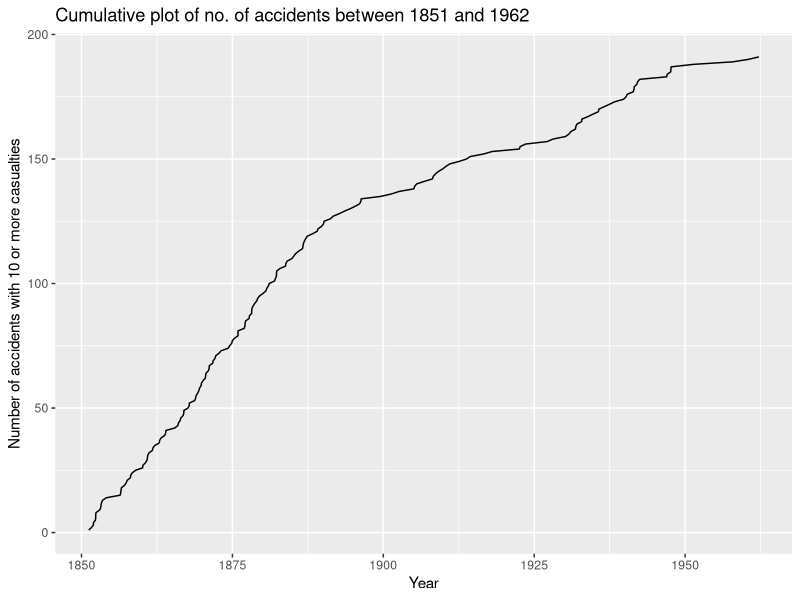
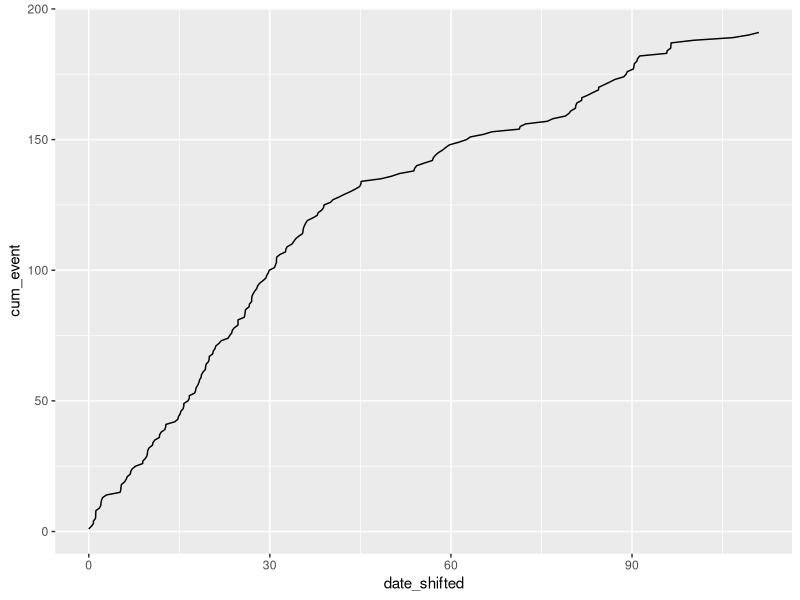
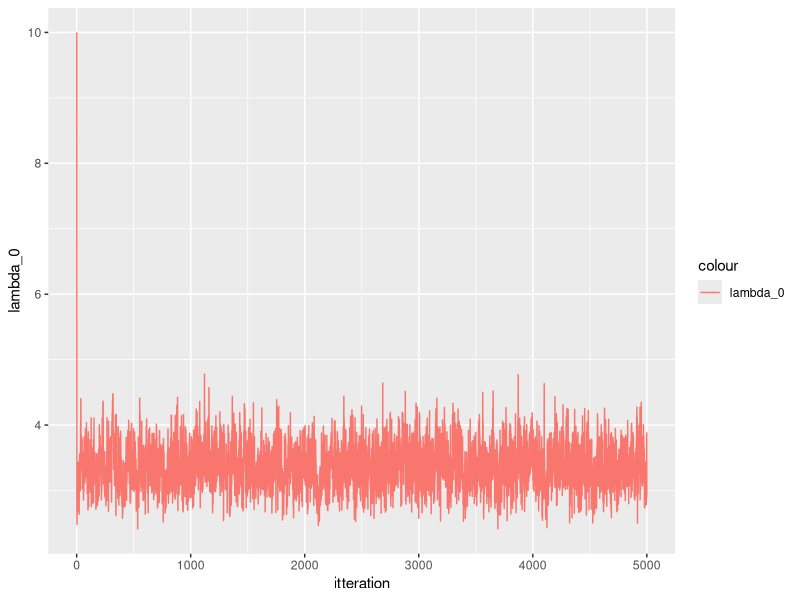
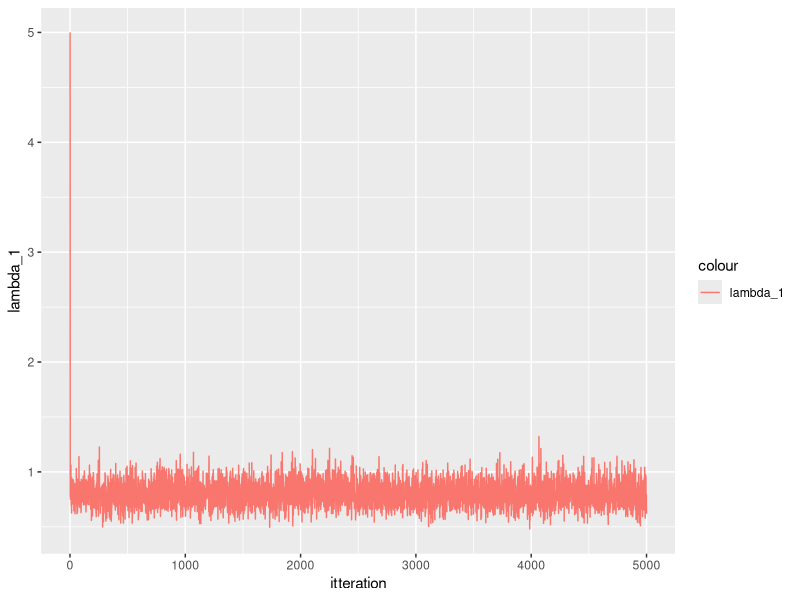
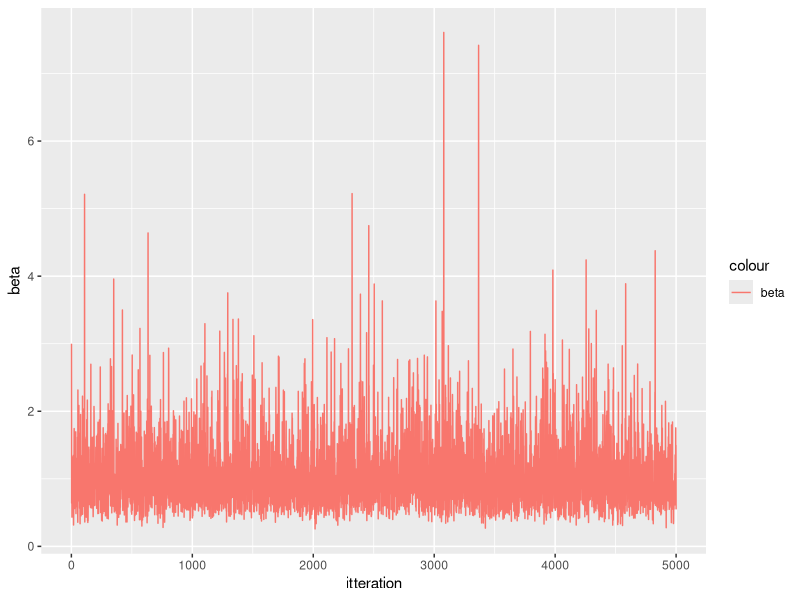
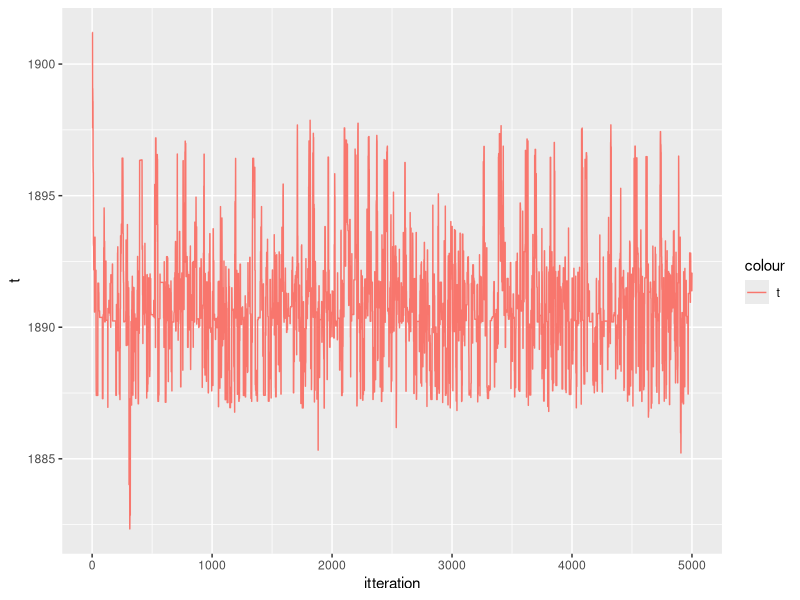
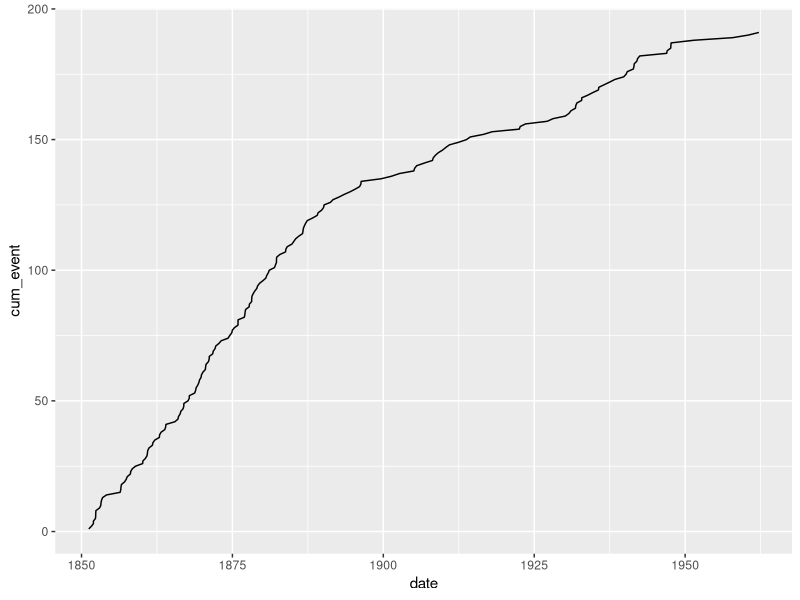
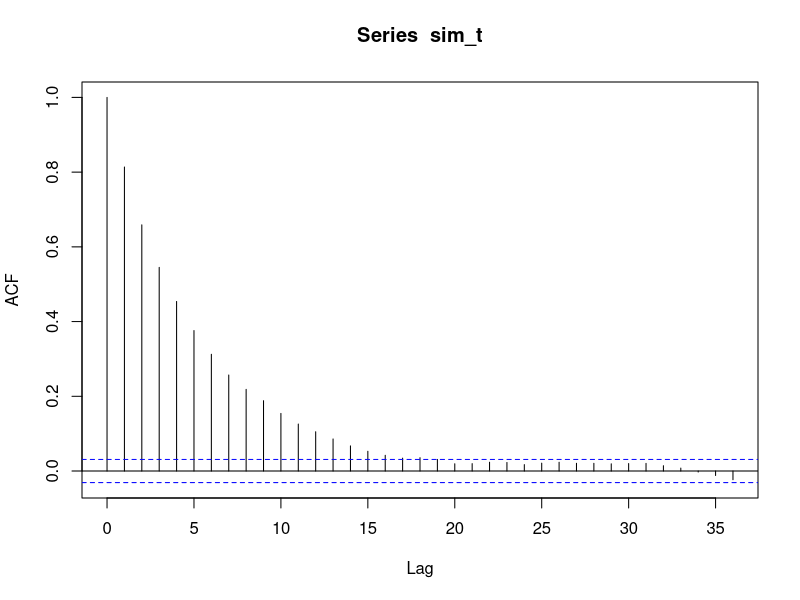

Recreate these plots in R, in order.
## SINGLE SITE MCMC 

MH_single_alg <- function(n,data, t_0,t_2, t, lambda_0,lambda_1, beta, sigma){

  # Find number of deaths in each interval given initial t
  y_0 = sum(data[date <t]$event)
  y_1 = sum(data[date>= t]$event)
  
  # Construct result matrix
  results <- matrix(nrow = n, ncol = 5)
  results[1, 1:5] <- c(t, lambda_0, lambda_1, beta, 1)
  for(i in 2:n){
    print(i)
    # Collect old values for t and beta and compute corresponding y_0 and y_1 values
    t_old <- results[i-1, 1]
    
    y_0_o = sum(data[date <t_old]$event)
    y_1_o = sum(data[date>= t_old]$event)
    
    beta <- results[i-1, 4]
    
    # Preform Gibbs step
    lambda_0 <- rgamma(1, y_0 + 2, scale = 1/(t_old - t_0 + 1/beta))
    lambda_1 <- rgamma(1, y_1 + 2, scale = 1/(t_2 - t_old + 1/beta))

    beta_tilde <- rgamma(1, 6, scale = 1/(lambda_0 + lambda_1 + 1)) #is this okay to d0?
    beta <- 1/beta_tilde
    
    results[i, 2:4] <- c( lambda_0, lambda_1, beta)
    
    # Preform MH step with the random walk of order one as the proposal density
    t_new <- rnorm(1, t_old, sigma)
    
    ### Compute corresponding values for y_0 and y_1
    y_0_n = sum(data[date <t_new]$event)
    y_1_n = sum(data[date>= t_new]$event)
    
    ### Compute the acceptance probability in log scale and compare with u unif(0,1)
    a_log <- (((y_0_n +1)*log(lambda_0) + (y_1_n +1)*log(lambda_1) - t_new *(lambda_0 - lambda_1 )) - 
                ((y_0_o +1)*log(lambda_0) + (y_1_o +1)*log(lambda_1) - t_old *(lambda_0 - lambda_1 )))
    u <- runif(1)
    results[i, 5] <-  exp(a_log)
    if (u< exp(a_log)){
      results[i, 1] <-  t_new
    } else{
      results[i,1] <- t_old
      }
  }
  return (results)
}

# Load libraries and data
library(boot)
library(data.table)
library(tidyr)
library(ggplot2)

# Create data table
data <- as.data.table(coal)
data[, event:= 1]
data[, cum_event := cumsum(event)]
data[, date_shifted := date- data[1, date]]


q <- ggplot(data = data, aes(x = date, y = cum_event))
q <- q + geom_line() + ggtitle("Cumulative plot of no. of accidents between 1851 and 1962") + 
  xlab("Year") + ylab("Number of accidents with 10 or more casualties")
q

q <- ggplot(data = data, aes(x = date_shifted, y = cum_event))
q <- q + geom_line()
q


# Initial values for t, lambda_0, lambda_1, beta
t = data[1, date] + 50
lambda_0 <- 10 
lambda_1 <- 5 
beta = 3

# Set n, t_0, t_2 and tuning parameter sigma
n = 5000
t_0 = data[1, date]
t_2 = data[nrow(data), date] #maybe should be 1963? 
sigma = 3

# Run algorithm
sim_MH_single <- MH_single_alg(n,data, t_0, t_2, t, lambda_0,lambda_1, beta, sigma)

#Format and plot the reuslts
sim_MH_single <- as.data.table(sim_MH_single)
setnames(sim_MH_single, c("t", "lambda_0", "lambda_1", "beta", "a"))
sim_MH_single[, itteration := seq(1:n)]

q <- ggplot(data = sim_MH_single, aes(x = itteration) )
q <- q + geom_line(aes(y = lambda_0, colour = "lambda_0"))
q
q <- ggplot(data = sim_MH_single, aes(x = itteration) )
q <- q + geom_line(aes(y = lambda_1, colour = "lambda_1"))
q
q <- ggplot(data = sim_MH_single, aes(x = itteration) )
q <- q + geom_line(aes(y = beta, colour = "beta"))
q
q <- ggplot(data = sim_MH_single, aes(x = itteration) )
q <- q + geom_line(aes(y = t, colour = "t"))
q

# Check if values seem reasonable
summary(sim_MH_single)
3.655*(1891- t_0) + 0.62*(t_2-1891)

q <- ggplot(data = data, aes(x = date, y = cum_event))
q <- q + geom_line()
q

##Looking at the acf of t

burnin <- 1000

sim_t <- sim_MH_single$t[burnin:n]

acf(sim_t)
